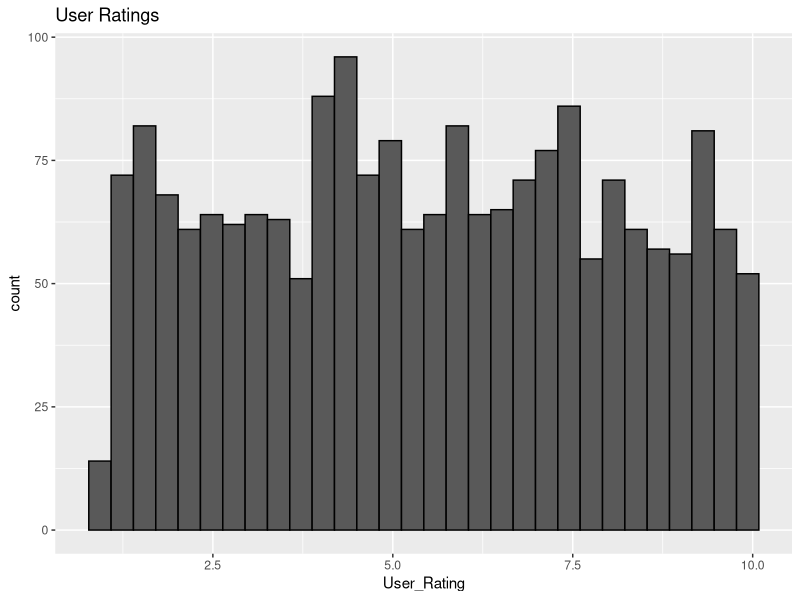
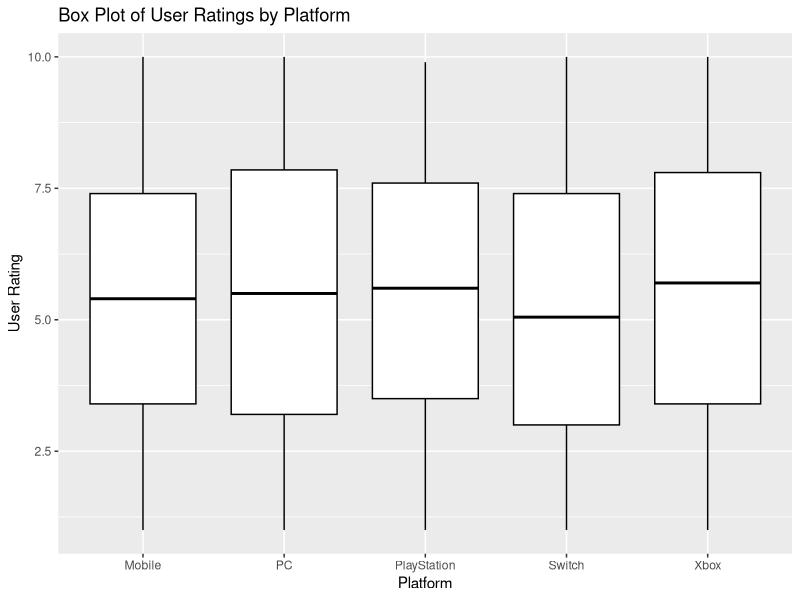

Reproduce these figures in R, in order.
## ---- chunk 1
library(tidyverse)
library(boot)
library(dplyr)
library(tidyr)
library(ggplot2)
knitr::opts_chunk$set(echo = TRUE)
df <- read.csv("game_dataset.csv")
## ---- chunk 2
  df[1:10,]
## ---- chunk 3
summary(df$User_Rating)
sd(df$User_Rating)
## ---- chunk 4
ggplot(df, aes(x = User_Rating)) + geom_histogram() + labs(title = "User Ratings") + geom_histogram(color = 'black')
## ---- chunk 5
ggplot(data = df, aes(x = Platform, y = User_Rating)) + geom_boxplot(color = 'black') + labs(title = "Box Plot of User Ratings by Platform", x = "Platform", y = "User Rating")
## ---- chunk 6
five_point_summary <- df |>
  group_by(Platform) |>
  summarise(
    Min = min(User_Rating, na.rm = TRUE),
    Q1 = quantile(User_Rating, 0.25, na.rm = TRUE),
    Median = median(User_Rating, na.rm = TRUE),
    Q3 = quantile(User_Rating, 0.75, na.rm = TRUE),
    Max = max(User_Rating, na.rm = TRUE),
    Mean = mean(User_Rating, na.rm = TRUE)
  )

print(five_point_summary)
## ---- chunk 7
df |> count(Genre) |>
  mutate(relative_frequency = n / sum(n))
## ---- chunk 8
two_way_table <- df |>
  count(Platform, Genre) |>
  pivot_wider(names_from = Genre, values_from = n, values_fill = list(n = 0))
print(two_way_table)
